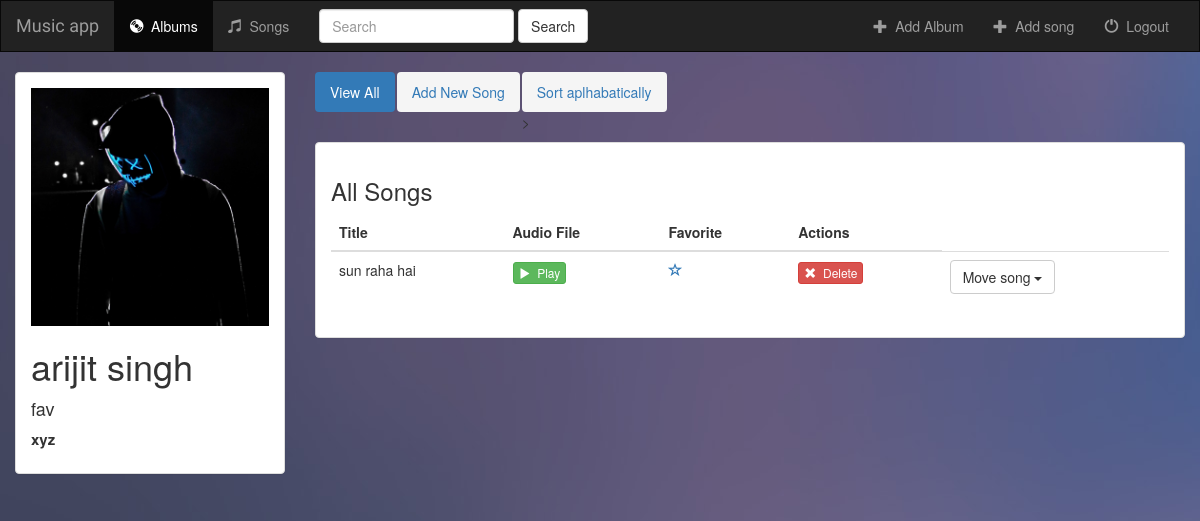
The page /music/6/ (signed in) on the database its author committed.
### music/models.py (models this page shows, shortened)
class Album(models.Model):
    user = models.ForeignKey(User, default=1,on_delete=models.CASCADE)
    artist = models.CharField(max_length=250)
    album_title = models.CharField(max_length=500)
    genre = models.CharField(max_length=100)
    album_logo = models.FileField()
    album_visibility = models.CharField(max_length=100, default="private")
    is_favorite = models.BooleanField(default=False)
    def __str__(self):
        return self.album_title + '-' + self.artist + '-' + self.genre

class Song(models.Model):
    user = models.ForeignKey(User, default=1,on_delete=models.CASCADE)
    album = models.ForeignKey(Album, on_delete=models.CASCADE, null=True)
    song_title = models.CharField(max_length=250)
    audio_file = models.FileField(default='')
    song_visibility = models.CharField(max_length=100, default="private")
    is_favorite = models.BooleanField(default=False)

### music/views.py (the view)
# urls.py: url(r'^(?P<album_id>[0-9]+)/$', views.detail, name='detail'),
def detail(request, album_id):
    if not request.user.is_authenticated:
        return render(request, 'music/login.html')
    else:
        user = request.user
        albums = Album.objects.filter(user=request.user)
        try:
            album = get_object_or_404(albums, pk=album_id)
            return render(request, 'music/detail.html', {'album': album, 'albums':albums, 'user': user})
        except:
            album = get_object_or_404(Album, pk=album_id)
            if album.album_visibility == 'public':
                return render(request, 'music/detail.html', {'album': album, 'albums':albums, 'user': 'public_user'})
            return JsonResponse({'Error':'Not allowed'})

### music/templates/music/detail.html (shortened to what this page needs)
{% extends 'music/layout.html' %}
{% block albums_active %}active{% endblock %}
{% block body %}
<div class="container-fluid songs-container">
    <div class="row">
        <div class="col-sm-4 col-md-3">
            <div class="panel panel-default">
                <div class="panel-body">
                    <a href="{% url 'music:detail' album.id %}">
                        {% if album.album_logo %}
                            <img src="{{ album.album_logo.url }}" class="img-responsive">
                        {% else %}
                            <h3>No image to display</h3>
                        {% endif %}
                    </a>
                    <h1>{{ album.artist }}</h1>
                    <p class="album-title">{{ album.album_title }}</p>
                    <h6 class="genre">{{ album.genre }}</h6>
                </div>
            </div>
        </div>
        <div class="col-sm-8 col-md-9">
            <ul class="nav nav-pills" style="margin-bottom: 10px;">
                <li role="presentation" class="active"><a href="{% url 'music:detail' album.id %}">View All</a></li>
                {% if user != 'public_user' %}
                <li role="presentation"><a href="{% url 'music:create_song' album.id %}">Add New Song</a></li>
                {% endif %}
                <li role="presentation"><a onclick="sortTable()">Sort aplhabatically</a>></li>
            </ul>
            <div class="panel panel-default">
                <div class="panel-body">
                    <h3>All Songs</h3>
                    <table id="songs_table" class="table">
                        <thead>
                        <tr>
                            <th>Title</th>
                            <th>Audio File</th>
                            {% if user != 'public_user' %}
                            <th>Favorite</th>
                            <th>Actions</th>
                            {% endif %}
                        </tr>
                        </thead>
                        <tbody>
                        {% for song in album.song_set.all %}
                            <tr>
                                <td>{{ song.song_title }}</td>
                                <td>
                                    <a target="_blank" href="{{ song.audio_file.url }}">
                                        <button type="button" class="btn btn-success btn-xs">
                                            <span class="glyphicon glyphicon-play"></span>&nbsp; Play
                                        </button>
                                    </a>
                                </td>
                                {% if user != 'public_user' %}
                                <td>
                                    <a href="{% url 'music:favorite' song.id %}" class="{% if song.is_favorite %} glyphicon glyphicon-star {% else %} glyphicon glyphicon-star-empty {% endif %}"></a>
                                </td>
                                <td>
                                    <form action="{% url 'music:delete_song' album.id song.id %}" method="post" style="display: inline;">
                                        <button type="submit" class="btn btn-danger btn-xs">
                                            <span class="glyphicon glyphicon-remove"></span>&nbsp; Delete
                                        </button>
                                    </form>
                                </td>
                                <td>
                                    <div class="dropdown">
                                        <button class="btn btn-default dropdown-toggle" type="button" data-toggle="dropdown"> Move song
                                        <span class="caret"></span></button>
                                    </div>
                                </td>
                                {% endif %}
                            </tr>
                        {% endfor %}
                        </tbody>
                    </table>
                </div>
            </div>
        </div>
    </div>
</div>
{% endblock %}

### music/static/music/style.css (style rules this page uses)
body, html { background-repeat: no-repeat; background: url('images/background.jpg'); }
.nav-pills>li>a { border-radius: 4px; background: #f5f5f5; }
.album-title { font-size:18px; }
.genre { font-size:15px; font-weight:bold; }

### rows shown on the page
Album: album_logo (picture), artist "arijit singh", album_title "fav", genre "xyz"
Song: song_title "sun raha hai", is_favorite False (drawn)
